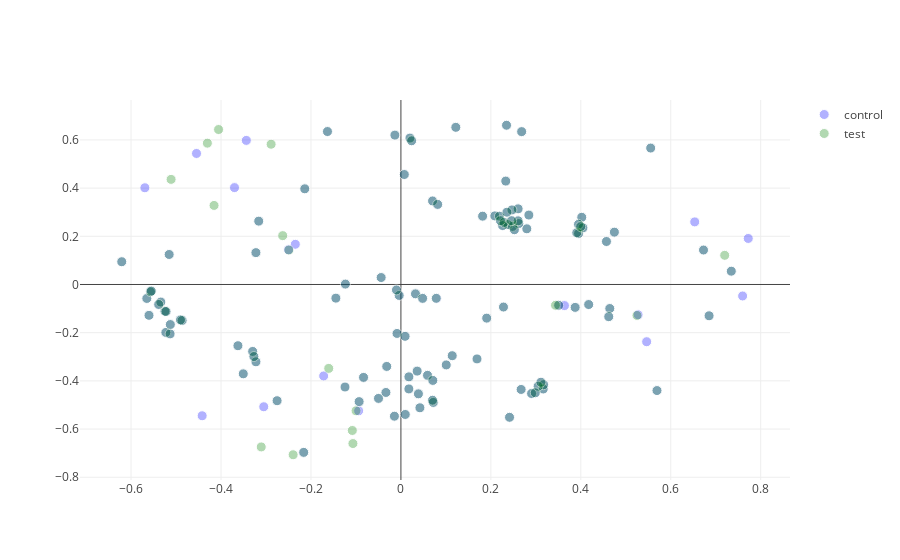
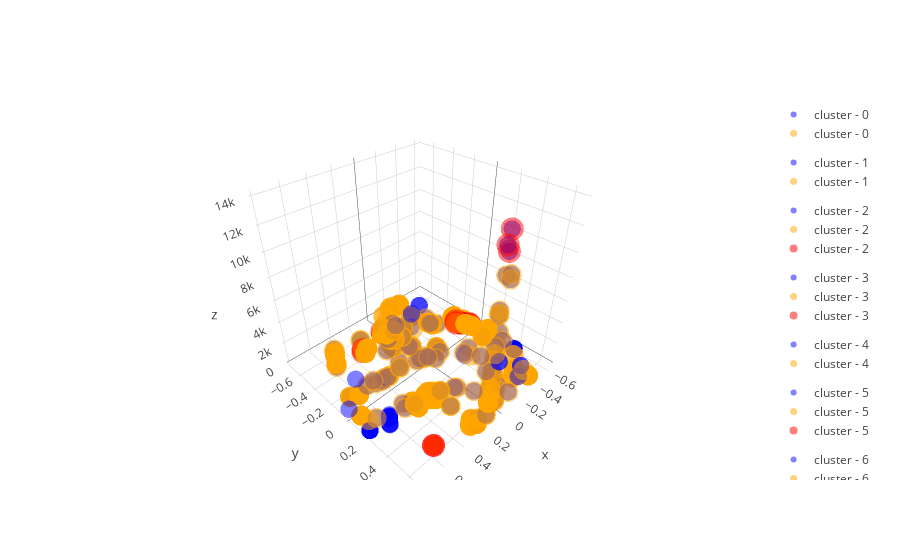

Source (notebook cell) for these figures, in order:
### Code cell
import sys
sys.path.insert(0, '..')
sys.path.insert(0, 'plots')

import os

from IPython.display import display
from IPython.display import clear_output
import ipywidgets as widgets


import json
from SplunkIntelOptimized import SplunkIntelOptimized
from sources.SplunkDatasetNew import SplunkDatasetNew
from sources.SplunkFileSource import SplunkFileSource

import plotly as py
import pandas as pd
import numpy as np
import plotNew as plot

py.offline.init_notebook_mode()
pd.set_option('display.notebook_repr_html', True)
    
data_sources_names = []

data_source_picker = None
time_range_picker = None
event_picker = None
event_text_area = None 
threshold_picker = None
new_time_range_picker = None

#create widgets
def create_widgets():
    global data_source_picker, time_range_picker, event_picker
    global event_text_area, threshold_picker, new_time_range_picker
    for file in os.listdir("../../data"):
            if file.endswith(".json"):
                data_sources_names.append(file)

    data_source_picker = widgets.Dropdown(
            options=data_sources_names,
            description='Data Source:',
            disabled=False,
            button_style='' # 'success', 'info', 'warning', 'danger' or ''
        )    

    time_range_picker = widgets.IntRangeSlider(
                value=[1, 2],
                min=0,
                max=100,
                step=1,
                description='Control Time:',
                disabled=False,
                continuous_update=False,
                orientation='horizontal',
                readout=True,
                readout_format='i',
                slider_color='white',
                color='black'
        )
    
    new_time_range_picker = widgets.IntRangeSlider(
                value=[1, 2],
                min=0,
                max=100,
                step=1,
                description='Test Time:',
                disabled=False,
                continuous_update=False,
                orientation='horizontal',
                readout=True,
                readout_format='i',
                slider_color='white',
                color='black'
        )
    
    threshold_picker = widgets.FloatSlider(
                value=0.8,
                min=0,
                max=1,
                step=0.1,
                description='Threshold:',
                disabled=False,
                continuous_update=False,
                orientation='horizontal',
                readout=True,
                readout_format='.1f',
                slider_color='white',
                color='black'
        )
    
    event_picker = widgets.Dropdown(
            options=[1,2,3],
            description='Event Number:',
            disabled=False,
            button_style='' # 'success', 'info', 'warning', 'danger' or ''
        )
    
    l = widgets.Layout(height='40px', width='800px')
    event_text_area = widgets.Textarea(value='TA: height=40px', layout=l)

    
def initialize(change):    
    # Just to set the widgets
    all_events = []
    all_events.extend(SplunkFileSource.load_data('../../data/' + data_source_picker.value))    
    minutes = 0
    for dict in all_events:
        if dict.get('cluster_label') == '1':
            minutes = minutes + 1

    time_range_picker.value = [1,15]
    time_range_picker.min = 1
    time_range_picker.max = minutes
    
    #new_time_range_picker.value = [minutes -2, minutes]
    new_time_range_picker.value = [1, 15]
    new_time_range_picker.min = 1
    new_time_range_picker.max = minutes 
    
    change_event_handler(None)
    
    
splunkDataset = SplunkDatasetNew()
splunkIntelargs = []

def event_picker_change_handler(change):
    event_text_area.value = json.dumps(splunkDataset.get_all_events_for_notebook()[event_picker.value])

def split(input, length, size):
    input.replace('\n', ' ')
    input.replace('\tat', ' ')
    return '<br>'.join([input[start:start + size] for start in range(0, length, size)])

def get_tool_tips(all_events):
    tooltips = []
    for idx, event in enumerate(all_events):
        tooltips.append(
            split(event[0], min(100, len(event[0])), 100) + '<br> id = ' + str(idx) + '<br> cluster = ' + str(
            event[3]))
            
    return tooltips
    
# Handle data source change
def change_event_handler(change):
    global splunkDataset
    
    control_start = time_range_picker.value[0]
    test_start = new_time_range_picker.value[0]

    clear_output()

    prev_out_file = None
    while(control_start <= time_range_picker.value[1] or test_start < new_time_range_picker.value[1]):

        del splunkIntelargs[:]
        splunkDataset = SplunkDatasetNew() 

        print(control_start, control_start)
        print(test_start, test_start)
        splunkDataset.load_from_file('../../data/' + data_source_picker.value,
                                     [control_start, control_start],
                                     [test_start, test_start], prev_out_file)
    
        splunkIntelargs.append('--sim_threshold')
        splunkIntelargs.append(str(float(threshold_picker.value)))
    
        print(splunkIntelargs)

        splunkIntel = SplunkIntelOptimized(splunkDataset, SplunkIntelOptimized.parse(splunkIntelargs))
        splunkDataset = splunkIntel.run()
    
        file_object  = open("result.json", "w")
        file_object.write(splunkDataset.get_output_as_json)
        file_object.close()
        
        prev_out_file = './result.json'
        
        control_start = control_start + 1
        test_start = test_start + 1

    xy_matrix, tooltips, labels,sizes = splunkDataset.control_scatter_plot()
    new_sizes = []
    for size in sizes:
        new_sizes.append((2 + len(str(size)))**2)
        
    print(new_sizes)
    plot.scatter_plot_groups(xy_matrix, labels, tooltips, ['control', 'test', 'test-anomaly', 'test-unx-freq'], ['blue','green','red', 'orange'])
    
    #xy_matrix, tooltips, labels, sizes = splunkDataset.count_scatter_plot()
    
    #new_sizes = []
    #for size in sizes:
     #   new_sizes.append((3 + len(str(size)))**2)
        
    #print(new_sizes)    
    
    #plot.scatter_plot_groups(xy_matrix, labels, tooltips, ['test', 'test-anomaly'], ['green','red'], new_sizes)


    #for key,data in splunkDataset.get_anom_clusters().items():
     #   for host,anom in data.items():
     #       print(host, anom.get('text'))
    
    xy_matrix, tooltips, labels, clusters = splunkDataset.control_scatter_plot_4d()
    plot.scatter_plot_groups_4d(xy_matrix, labels, clusters, tooltips, ['blue','orange','red'])
            
    event_picker.options = [ x for x in range(len(splunkDataset.get_all_events_for_notebook()))] 
     

create_widgets()

#intialize
initialize(None)
    
#setup even handlers    
data_source_picker.observe(initialize, names="value")
time_range_picker.observe(change_event_handler, names="value")
new_time_range_picker.observe(change_event_handler, names="value")
event_picker.observe(event_picker_change_handler, names="value")
threshold_picker.observe(change_event_handler, names="value")



# show widgets
display(widgets.HBox([data_source_picker]))
display(widgets.HBox([time_range_picker, threshold_picker]))
display(widgets.HBox([new_time_range_picker]))
display(widgets.HBox([event_picker, event_text_area]))
